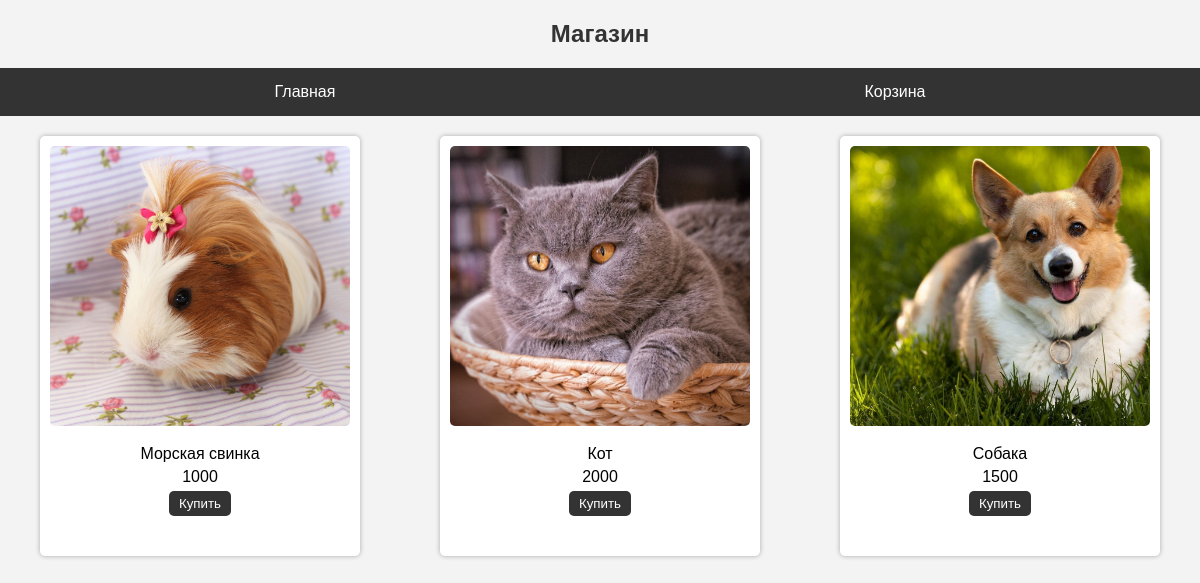
The page / on the database its author committed.
### app/models.py (models this page shows, shortened)
class Tovar(models.Model):
    name = models.CharField(max_length=100, verbose_name='Название товара')
    price = models.IntegerField(verbose_name='Цена товара')
    image = models.CharField(max_length=500, verbose_name='Картинка товара')
    discount = models.FloatField(default=0, verbose_name='Скидка на товар')

### app/views.py (the view)
# urls.py: path('', views.index, name='home'),
def index(req):
    items = Tovar.objects.all()
    data = {'tovar': items}
    return render(req, 'index.html', data)

### templates/index.html (shortened to what this page needs)
<!DOCTYPE html>
{% load static %}
<html lang="en">
<head>
    <link rel="stylesheet" href="{% static 'index.css' %}">
</head>
<body>
    <h2>Магазин</h2>
    <header>
        <a href="{% url 'home' %}">Главная</a>
        <a href="{% url 'toCart' %}">Корзина</a>
    </header>
    <main>
        {% for one in tovar %}
            <div class="card">
                <img src="{% static one.image %}" alt="">
                <p>{{ one.name }}</p>
                <p>{{ one.price }}</p>
                <a href="{% url 'pay' one.id %}">
                    <button>Купить</button>
                </a>
            </div>
        {% endfor %}
    </main>
</body>
</html>

### app/static/index.css (style rules this page uses)
body { font-family: Arial, sans-serif; margin: 0; padding: 0; background-color: #f3f3f3; }
h2 { text-align: center; color: #333; }
header { background-color: #333; padding: 10px; display: flex; justify-content: space-around; }
header a { color: #fff; text-decoration: none; padding: 5px 10px; border-radius: 5px; }
main { display: flex; flex-wrap: wrap; justify-content: space-around; margin-top: 20px; }
.card { width: 300px; height: 400px; background-color: #fff; box-shadow: 0px 0px 5px rgba(0, 0, 0, 0.3); border-radius: 5px; margin-bottom: 20px; padding: 10px; text-align: center; }
.card img { width: 100%; height: 70%; object-fit: cover; margin-bottom: 10px; border-radius: 5px; }
.card p { margin: 5px 0; }
.card button { background-color: #333; color: #fff; border: none; padding: 5px 10px; border-radius: 5px; cursor: pointer; }

### rows shown on the page
Tovar: image (picture), name "Морская свинка", price "1000"
Tovar: image (picture), name "Кот", price "2000"
Tovar: image (picture), name "Собака", price "1500"
